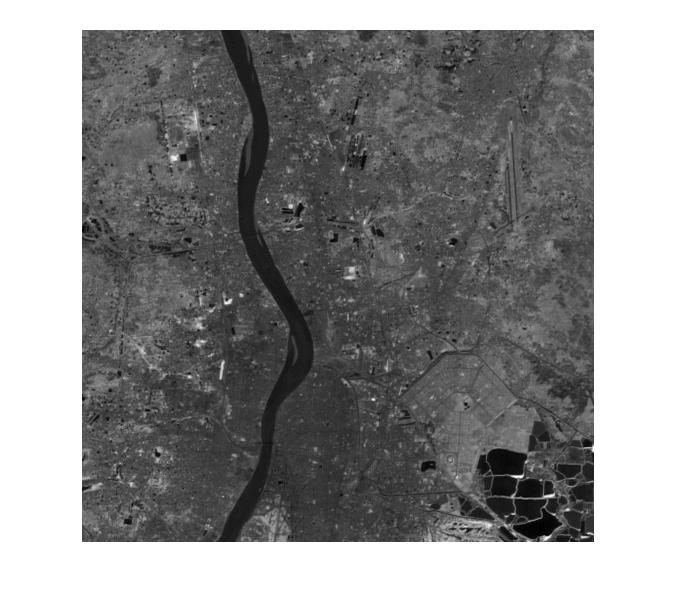
#> input picture ML Assign 4/ML Assign 4/4.jpg, 676 x 598 px
$ jupyter execute --allow-errors 'ML LAB Assignment 4 K Means Clustering.ipynb'   (shell and % lines are left out)
#> lines starting #> are read from the running program, lines starting #| are printed output that depends on the picture
[cell 1]
# importing libraries

import numpy as np
from PIL import Image
%pylab inline
import matplotlib.pyplot as plt
import matplotlib.image as mpimg
import cv2
import time

[cell 2]
# displaying input images

img=mpimg.imread('4.jpg')
#> img is the input picture: shape (598, 676, 3); min 0, max 255, mean 141
imgplot = plt.imshow(img)
plt.show()

[cell 3]
#loading images for R, G, B and I

im = Image.open('4.jpg')

pix = im.load()

[cell 4]
# utility function for plotting multiple images

def show_images(images, cols = 1, titles = None):
    """Display a list of images in a single figure with matplotlib.

    Parameters
    ---------
    images: List of np.arrays compatible with plt.imshow.

    cols (Default = 1): Number of columns in figure (number of rows is
                        set to np.ceil(n_images/float(cols))).

    titles: List of titles corresponding to each image. Must have
            the same length as titles.
    """
    assert((titles is None)or (len(images) == len(titles)))
    n_images = len(images)
    if titles is None: titles = ['Image for k = %d' % i for i in range(2, 6)]
    fig = plt.figure()
    for n, (image, title) in enumerate(zip(images, titles)):
        a = fig.add_subplot(cols, np.ceil(n_images/float(cols)), n + 1)
        if image.ndim == 2:
            plt.gray()
        plt.imshow(image)
        a.set_title(title)
    fig.set_size_inches(np.array(fig.get_size_inches()) * n_images)
    plt.show()

[cell 5]
# creating feature vector from 4 images

feature_vec = []

for i in range(83, 595) : # 512 rows
    for j in range(30, 542) : # 512 cols

        feature_vec.append([pix[i, j][0]])
#> after the loop, feature_vec = 262144 items

feature_vec = np.array(feature_vec)
print(feature_vec)
#> (printed output is left out)
print(feature_vec.shape)
#| (262144, 1)

num_points, num_feature = feature_vec.shape
#> num_points = 262144; num_feature = 1

[cell 6]
print(num_points)
#| 262144

[cell 7]
# selecting k colours

color = [(255, 0, 0), (0, 255, 0), (0, 0, 255), (0, 0, 0), (255, 255, 255)]

[cell 8]
# initializing vector for final cluster values

final_clus = np.zeros((num_points, 1))
print(final_clus)
#> (printed output is left out)

[cell 9]
# creating blank image for final output

km = Image.new('RGB', (512, 512))
#> km: PIL image 512x512 RGB; every value is 0
km.save('blank.png')
pix_km = km.load()

plt.imshow(km)
plt.show()

[cell 10]
def choose_k_random_points(k) :

    # taking random k points
#> called with k = 2
    clus = []

    for i in range(k) :
        clus.append(feature_vec[random.randint(0, num_points - 1)])
#> after the loop, clus = []

    clus = np.array(clus)
    print(clus)
    return clus

[cell 11]
# [6 lines left out: function population_clus, not called in this run]

[cell 12]
# function for euclidean distance

# [7 lines left out: function euclidean_dist, not called in this run]

[cell 13]
# [24 lines left out: function final_cluster, not called in this run]

[cell 14]
# [4 lines left out: function frequency_clusters, not called in this run]

[cell 15]
def k_means_clustering(k) :

    # choosing k random initial points
    clus = choose_k_random_points(k)
    print(clus.shape)

    # getting initial population
    clus_pop = population_clus(k)

    # getting final clusters
    final_clus = final_cluster(k, clus, clus_pop)

    # frequency of each cluster
    frequency_clusters(final_clus)

    c = 0
    for i in range(512) :
        for j in range(512) :
            pix_km[i,j] =  color[int(final_clus[c][0])]
            c = c + 1

    final_file = 'output' + str(k) + '.png'
    km.save(final_file)

Time taken to run the below cell will be around 3 minutes

[cell 16]
start=time.time()

#> (a cell that did not finish here is left out)

#> (a cell that did not finish here is left out)


#> (a cell that did not finish here is left out)


#> (a cell that did not finish here is left out)


[cell 21]
end = time.time()

[cell 22]
print("Total time taken 'in seconds' = ", end - start)

[cell 23]
images = []

img = cv2.imread('output2.png')
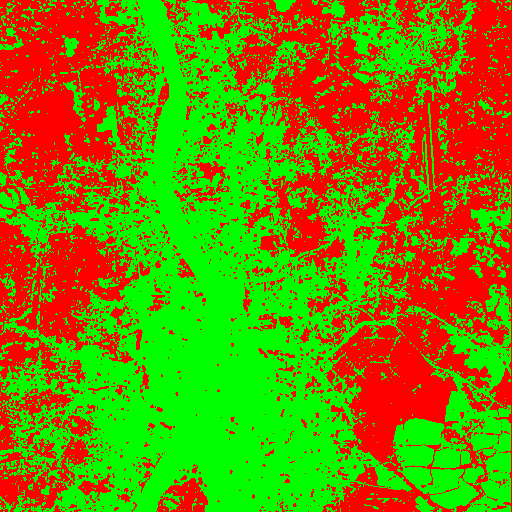
#> input picture ML Assign 4/ML Assign 4/output2.png, 512 x 512 px
#> img is the input picture: shape (512, 512, 3); mean B, G, R 0, 137.7, 117.3
images.append(img)

img = cv2.imread('output3.png')
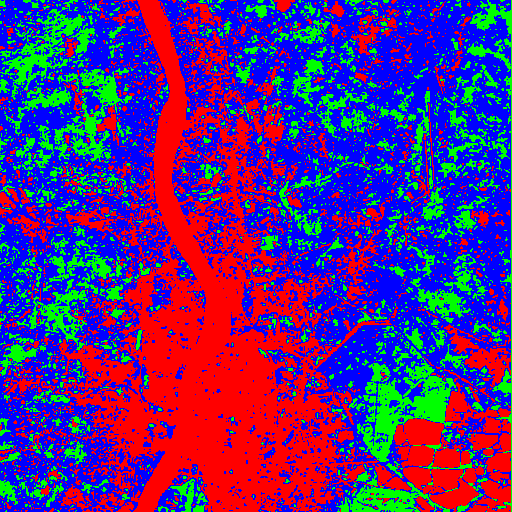
#> input picture ML Assign 4/ML Assign 4/output3.png, 512 x 512 px
#> img is the input picture: shape (512, 512, 3); mean B, G, R 129.2, 41.4, 84.3
images.append(img)

img = cv2.imread('output4.png')
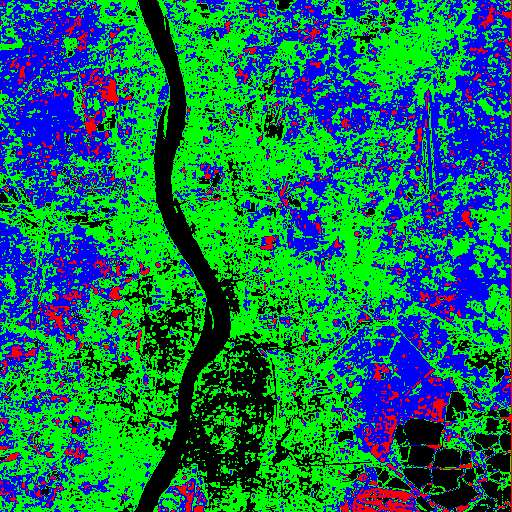
#> input picture ML Assign 4/ML Assign 4/output4.png, 512 x 512 px
#> img is the input picture: shape (512, 512, 3); mean B, G, R 82.9, 114.9, 13.1
images.append(img)

img = cv2.imread('output5.png')
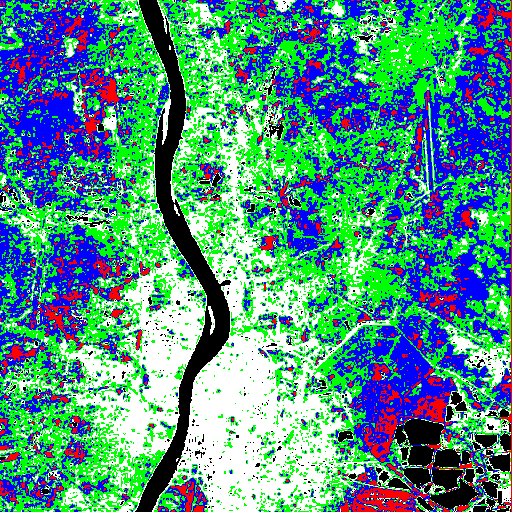
#> input picture ML Assign 4/ML Assign 4/output5.png, 512 x 512 px
#> img is the input picture: shape (512, 512, 3); mean B, G, R 133.9, 149.3, 79.2
images.append(img)

#> (a cell that did not finish here is left out)

#> in show_images, `n_images = len(images)`: n_images = 4
#> the loop in show_images, `for n, (image, title) in enumerate(zip(images, titles)):` made 1 pass
#> title on pass 1: 'Image for k = 2'
